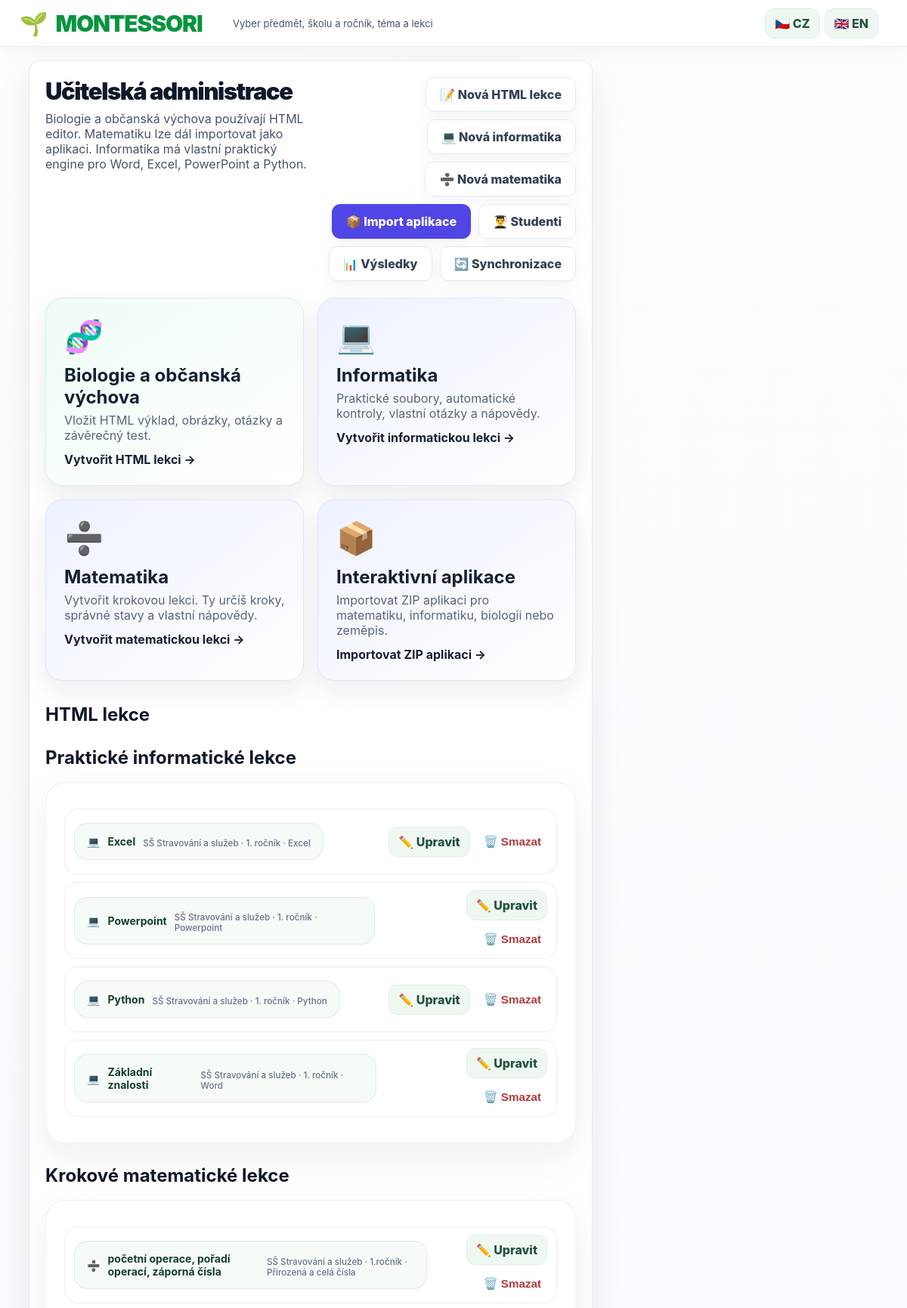
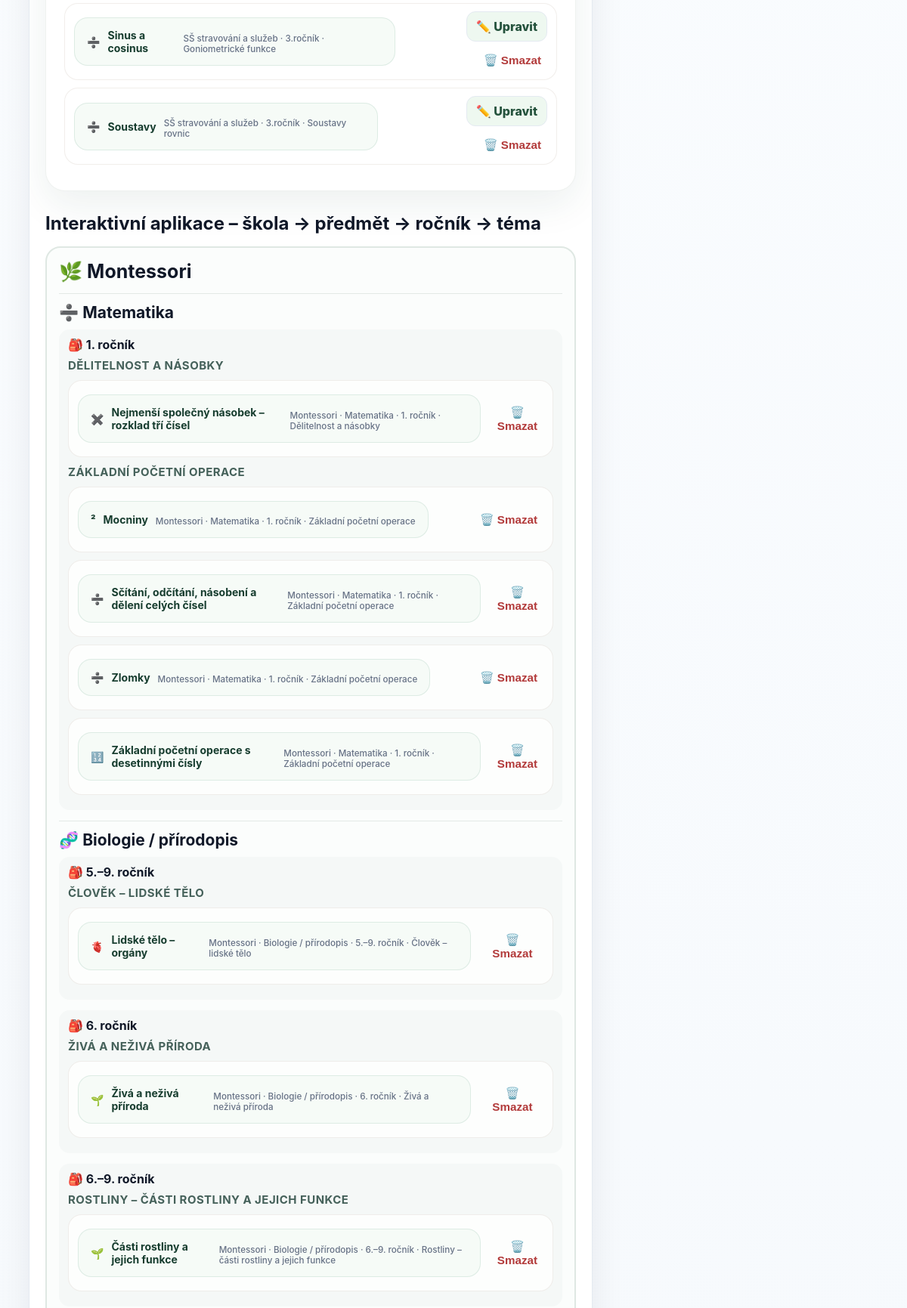
The app's page /teacher (signed in, upper part) with its own data (2 pictures, top to bottom).
### app.py (models this page shows)
class InformaticsLesson(db.Model):
    id = db.Column(db.Integer, primary_key=True)
    school = db.Column(db.String(160), default='')
    grade_name = db.Column(db.String(120), default='')
    topic = db.Column(db.String(180), default='')
    title = db.Column(db.String(220), nullable=False)
    intro = db.Column(db.Text, default='')
    html_original = db.Column(db.String(255), default='')
    html_stored = db.Column(db.String(255), default='')
    is_published = db.Column(db.Boolean, default=True)
    created_at = db.Column(db.DateTime, default=datetime.utcnow)

class MathLesson(db.Model):
    id = db.Column(db.Integer, primary_key=True)
    school = db.Column(db.String(160), default='')
    grade_name = db.Column(db.String(120), default='')
    topic = db.Column(db.String(180), default='')
    title = db.Column(db.String(220), nullable=False)
    html_original = db.Column(db.String(255), default='')
    html_stored = db.Column(db.String(255), default='')
    is_published = db.Column(db.Boolean, default=True)
    created_at = db.Column(db.DateTime, default=datetime.utcnow)

class InteractiveLesson(db.Model):
    id = db.Column(db.Integer, primary_key=True)
    slug = db.Column(db.String(120), unique=True, nullable=False)
    subject = db.Column(db.String(40), nullable=False)
    school = db.Column(db.String(160), nullable=False)
    grade_name = db.Column(db.String(120), nullable=False)
    topic = db.Column(db.String(160), nullable=False)
    title = db.Column(db.String(220), nullable=False)
    description = db.Column(db.Text, default='')
    icon = db.Column(db.String(20), default='📘')
    package_dir = db.Column(db.String(255), nullable=False)
    is_published = db.Column(db.Boolean, default=True)
    imported_at = db.Column(db.DateTime, default=datetime.utcnow)

### app.py (the view)
@app.route('/teacher')
def teacher_home():
    r=require_teacher();
    if r: return r
    subjects = Subject.query.order_by(Subject.name).all()
    students = User.query.filter_by(role='student').order_by(User.name).all()
    interactive_lessons = InteractiveLesson.query.order_by(
        InteractiveLesson.subject,
        InteractiveLesson.school,
        InteractiveLesson.grade_name,
        InteractiveLesson.topic,
        InteractiveLesson.title
    ).all()
    informatics_lessons = InformaticsLesson.query.order_by(
        InformaticsLesson.school,
        InformaticsLesson.grade_name,
        InformaticsLesson.topic,
        InformaticsLesson.title
    ).all()
    math_lessons = MathLesson.query.order_by(
        MathLesson.school, MathLesson.grade_name, MathLesson.topic, MathLesson.title
    ).all()
    interactive_school_tree = interactive_hierarchy(False)
    return render_template(
        'teacher.html',
        course=course_from_lesson(None),
        subjects=subjects,
        students=students,
        student_rows=student_overview_rows(),
        interactive_lessons=interactive_lessons,
        interactive_school_tree=interactive_school_tree,
        informatics_lessons=informatics_lessons,
        math_lessons=math_lessons
    )

### app.py (called while the page is built)
def current_lang():
    lang = session.get('lang', 'cs')
    return lang if lang in ('cs','en') else 'cs'

def tr(value):
    if value is None: return ''
    return I18N.get(current_lang(), {}).get(str(value), str(value))

def strip_accents(s):
    return ''.join(c for c in unicodedata.normalize('NFD', str(s).lower()) if unicodedata.category(c) != 'Mn').strip()

def current_user():
    uid = session.get('uid')
    return db.session.get(User, uid) if uid else None

def last_result_for_student(user_id):
    return Result.query.filter_by(user_id=user_id).order_by(Result.created_at.desc()).first()

def current_progress_for_student(user_id):
    return StudentProgress.query.filter_by(user_id=user_id).order_by(StudentProgress.updated_at.desc()).first()

def last_informatics_submission_for_student(user_id):
    return InformaticsSubmission.query.filter(
        InformaticsSubmission.user_id == user_id,
        InformaticsSubmission.status != 'kontrola'
    ).order_by(InformaticsSubmission.created_at.desc()).first()

def last_math_attempt_for_student(user_id):
    return MathAttempt.query.filter(
        MathAttempt.user_id == user_id,
        MathAttempt.status != 'rozpracováno'
    ).order_by(MathAttempt.updated_at.desc()).first()

def student_overview_rows():
    rows = []
    for stu in User.query.filter_by(role='student').order_by(User.name).all():
        pr = current_progress_for_student(stu.id)
        res = last_result_for_student(stu.id)
        inf = last_informatics_submission_for_student(stu.id)
        math = last_math_attempt_for_student(stu.id)
        inf_grade = informatics_grade_from_percent(inf.percent) if inf else None
        rows.append({
            'student': stu,
            'progress': pr,
            'result': res,
            'informatics': inf,
            'informatics_grade': inf_grade,
            'math': math,
        })
    return rows

def require_login():
    if not current_user(): return redirect(url_for('login'))

def require_teacher():
    r = require_login()
    if r: return r
    if current_user().role != 'teacher': return redirect(url_for('dashboard'))

def course_from_lesson(lesson):
    if lesson:
        sub = lesson.block.grade.subject
        return {'subject': sub.name, 'grade': lesson.block.grade.name, 'block': lesson.block.title, 'icon': sub.icon}
    return {'subject': 'Montessori', 'grade': '', 'block': '', 'icon': '🌱'}

### templates/teacher.html (shortened to what this page needs)
{% extends 'base.html' %}
{% block content %}
<div class="layout dashboard-layout">
  <main class="main-card">
    <div class="title-row">
      <div>
        <h1>Učitelská administrace</h1>
        <p>Biologie a občanská výchova používají HTML editor. Matematiku lze dál importovat jako aplikaci. Informatika má vlastní praktický engine pro Word, Excel, PowerPoint a Python.</p>
      </div>
      <div class="teacher-actions">
        <a class="switch" href="{{ url_for('new_lesson') }}">📝 Nová HTML lekce</a>
        <a class="switch" href="{{ url_for('new_informatics_lesson') }}">💻 Nová informatika</a>
        <a class="switch" href="{{ url_for('new_math_lesson') }}">➗ Nová matematika</a>
        <a class="switch import-action" href="{{ url_for('import_interactive_lesson') }}">📦 Import aplikace</a>
        <a class="switch" href="{{ url_for('teacher_students') }}">👨‍🎓 Studenti</a>
        <a class="switch" href="{{ url_for('teacher_database') }}">📊 Výsledky</a>
<a class="switch" href="{{ url_for('teacher_sync') }}">🔄 Synchronizace</a>
      </div>
    </div>
    <section class="admin-choice-grid">
      <a class="admin-choice html-choice" href="{{ url_for('new_lesson') }}">
        <span>🧬</span>
        <div><h2>Biologie a občanská výchova</h2><p>Vložit HTML výklad, obrázky, otázky a závěrečný test.</p></div>
        <b>Vytvořit HTML lekci →</b>
      </a>
      <a class="admin-choice app-choice" href="{{ url_for('new_informatics_lesson') }}">
        <span>💻</span>
        <div><h2>Informatika</h2><p>Praktické soubory, automatické kontroly, vlastní otázky a nápovědy.</p></div>
        <b>Vytvořit informatickou lekci →</b>
      </a>
      <a class="admin-choice app-choice" href="{{ url_for('new_math_lesson') }}">
        <span>➗</span>
        <div><h2>Matematika</h2><p>Vytvořit krokovou lekci. Ty určíš kroky, správné stavy a vlastní nápovědy.</p></div>
        <b>Vytvořit matematickou lekci →</b>
      </a>
      <a class="admin-choice app-choice" href="{{ url_for('import_interactive_lesson') }}">
        <span>📦</span>
        <div><h2>Interaktivní aplikace</h2><p>Importovat ZIP aplikaci pro matematiku, informatiku, biologii nebo zeměpis.</p></div>
        <b>Importovat ZIP aplikaci →</b>
      </a>
    </section>
    <h2 class="section-heading">HTML lekce</h2>
    <h2 class="section-heading">Praktické informatické lekce</h2>
    <section class="course-card">
      {% if informatics_lessons %}
        {% for l in informatics_lessons %}
        <div class="teacher-lesson-row">
          <a class="lesson-row big" href="{{url_for('informatics_lesson',lesson_id=l.id)}}">
            💻 <b>{{l.title}}</b><small>{{l.school}} · {{l.grade_name}} · {{l.topic}}</small>
          </a>
          <div class="row-actions">
            <a class="toplink" href="{{url_for('edit_informatics_lesson',lesson_id=l.id)}}">✏️ Upravit</a>
            <form method="post" action="{{url_for('delete_informatics_lesson',lesson_id=l.id)}}" onsubmit="return confirm('Smazat informatickou lekci {{l.title}}?');">
              <button class="link-button danger" type="submit">🗑️ Smazat</button>
            </form>
          </div>
        </div>
        {% endfor %}
      {% else %}
        <div class="empty-admin-state"><span>💻</span><h3>Zatím není vytvořená praktická informatická lekce</h3>
        <a class="switch" href="{{url_for('new_informatics_lesson')}}">Vytvořit první lekci</a></div>
      {% endif %}
    </section>
    <h2 class="section-heading">Krokové matematické lekce</h2>
    <section class="course-card">
      {% if math_lessons %}
        {% for l in math_lessons %}
        <div class="teacher-lesson-row">
          <a class="lesson-row big" href="{{url_for('math_lesson',lesson_id=l.id)}}">
            ➗ <b>{{l.title}}</b><small>{{l.school}} · {{l.grade_name}} · {{l.topic}}</small>
          </a>
          <div class="row-actions">
            <a class="toplink" href="{{url_for('edit_math_lesson',lesson_id=l.id)}}">✏️ Upravit</a>
            <form method="post" action="{{url_for('delete_math_lesson',lesson_id=l.id)}}" onsubmit="return confirm('Smazat matematickou lekci {{l.title}}?');">
              <button class="link-button danger" type="submit">🗑️ Smazat</button>
            </form>
          </div>
        </div>
        {% endfor %}
      {% else %}
        <div class="empty-admin-state"><span>➗</span><h3>Zatím není vytvořená kroková matematická lekce</h3>
        <a class="switch" href="{{url_for('new_math_lesson')}}">Vytvořit první lekci</a></div>
      {% endif %}
    </section>
    <h2 class="section-heading">Interaktivní aplikace – škola → předmět → ročník → téma</h2>
    {% set any_interactive = namespace(value=false) %}
    {% for school_key, school in interactive_school_tree.items() %}
      {% if school.subjects %}
        {% set any_interactive.value = true %}
        <section class="school-admin">
          <h2>{{ school.icon }} {{ school.name }}</h2>
          {% for subject_key, subject in school.subjects.items() %}
            <div class="subject-admin">
              <h3>{{ subject.icon }} {{ subject.name }}</h3>
              {% for grade_name, grade in subject.grades.items() %}
                <div class="grade-admin">
                  <h4>🎒 {{ grade_name }}</h4>
                  {% for topic, lessons_in_topic in grade.topics.items() %}
                    <div class="topic-admin">
                      <h5>{{ topic }}</h5>
                      {% for l in lessons_in_topic %}
                        <div class="teacher-lesson-row">
                          <a class="lesson-row big" href="{{ url_for('interactive_lesson', slug=l.slug) }}">
                            {{ l.icon }} <b>{{ l.title }}</b>
                            <small>{{ school.name }} · {{ subject.name }} · {{ l.grade_name }} · {{ l.topic }}</small>
                          </a>
                          <div class="row-actions">
                            <form method="post" action="{{ url_for('delete_interactive_lesson', lesson_id=l.id) }}" onsubmit="return confirm('Smazat interaktivní lekci {{ l.title }} včetně jejích výsledků?');">
                              <button class="link-button danger" type="submit">🗑️ Smazat</button>
                            </form>
                          </div>
                        </div>
                      {% endfor %}
                    </div>
                  {% endfor %}
                </div>
              {% endfor %}
            </div>
          {% endfor %}
        </section>
      {% endif %}
    {% endfor %}
  </main>
</div>
{% endblock %}

### static/css/style.css (style rules this page uses)
:root { --green:#08943f;--green2:#16a34a;--green3:#eaf8ef;--blue:#0b72ef; --navy:#071a2d;--navy2:#0a2a45;--text:#101828;--muted:#667085; --line:#e4eaf1;--line2:#edf1f6;--bg:#f5f8fb;--card:#fff; --shadow:0 18px 46px rgba(15,23,42,.075);--soft:0 8px 22px rgba(15,23,42,.045); }
* { box-sizing:border-box }
html { scroll-behavior:smooth }
body { margin:0;font-family:Inter,Segoe UI,Arial,sans-serif;color:var(--text);background:#f5f8fb;background-image:radial-gradient(700px 240px at 50% -80px,rgba(34,197,94,.11),transparent 70%),linear-gradient(180deg,#fbfdff,#f3f7fb) }
.layout { max-width:1510px;margin:0 auto;padding:18px 18px 16px;display:grid;grid-template-columns:285px minmax(720px,1fr) 286px;gap:18px;align-items:start }
.lesson-row { display:flex;align-items:center;gap:10px;color:#fff;text-decoration:none;border-radius:11px;padding:13px 11px;margin:8px 0;font-size:14px;font-weight:850;transition:.15s }
.main-card { background:#fff;border:1px solid var(--line);border-radius:14px;box-shadow:var(--shadow);padding:21px;overflow:hidden }
.title-row { display:flex;justify-content:space-between;align-items:flex-start;gap:14px }
.title-row h1 { margin:0 0 8px;font-size:31px;font-weight:950;letter-spacing:-.045em }
.title-row p { margin:0;color:#475467 }
.switch { border:1px solid var(--line);border-radius:11px;background:#fff;color:#344054;text-decoration:none;padding:12px 18px;font-weight:800;box-shadow:var(--soft) }
@media (max-width:1350px) { .layout { grid-template-columns:245px minmax(640px,1fr);max-width:1160px } }
.toplink { border:1px solid var(--line);border-radius:10px;padding:8px 10px;text-decoration:none;color:#344054;font-weight:850;background:#fff }
.dashboard-layout { grid-template-columns:1fr 360px }
.course-card { background:#fff;border-radius:26px;padding:24px;margin:18px 0;box-shadow:0 18px 50px rgba(31,77,61,.08);border:1px solid rgba(50,90,70,.08) }
.lesson-row.big { display:inline-flex;background:#f6fbf7;border-radius:18px;padding:14px 16px;text-decoration:none;color:#173d2f;border:1px solid rgba(46,125,88,.12) }
.toplink { background:#eef8f0;border-radius:12px;padding:9px 12px;text-decoration:none;color:#24523c;font-weight:800 }
.main-card .course-card .lesson-row { margin-right:8px }
.teacher-actions { display:flex;gap:10px;flex-wrap:wrap;justify-content:flex-end }
.teacher-lesson-row { display:flex; align-items:center; justify-content:space-between; gap:14px; margin:10px 0; padding:10px 12px; border-radius:18px; background:rgba(255,255,255,.78); border:1px solid rgba(121, 94, 63, .10); }
.row-actions { display:flex; align-items:center; gap:10px; flex-wrap:wrap; justify-content:flex-end; }
.row-actions form { display:inline; margin:0; }
.link-button { border:0; background:transparent; color:#5c7f49; font-weight:800; cursor:pointer; font-size:.95rem; padding:6px 8px; border-radius:10px; }
.link-button.danger { color:#b23a3a; }
.admin-choice-grid { display:grid; grid-template-columns:repeat(2,minmax(0,1fr)); gap:18px; margin:22px 0 30px; }
.admin-choice { display:flex; flex-direction:column; gap:12px; padding:24px; border-radius:22px; text-decoration:none; color:#162033; border:1px solid #dfe7ef; box-shadow:0 14px 34px rgba(15,23,42,.08); transition:.18s ease; }
.admin-choice > span { font-size:42px; }
.admin-choice h2 { margin:0 0 6px; }
.admin-choice p { margin:0; color:#586579; }
.html-choice { background:linear-gradient(145deg,#effcf4,#ffffff); }
.app-choice { background:linear-gradient(145deg,#eef2ff,#ffffff); }
.import-action { background:#4f46e5!important; color:white!important; border-color:#4f46e5!important; }
.section-heading { margin:28px 0 12px; }
.lesson-row small { display:block; margin-top:5px; color:#677286; font-weight:500; }

### templates/teacher.html (style rules this page uses)
.school-admin { border:2px solid #dfe8e3;border-radius:20px;padding:16px;margin:16px 0;background:#fbfdfc }
.school-admin>h2 { margin:0 0 14px;font-size:25px }
.subject-admin { border-top:1px solid #e3e9e6;padding-top:12px;margin-top:12px }
.subject-admin>h3 { margin:0 0 8px;font-size:21px }
.grade-admin { margin:10px 0 14px;padding:10px 12px;border-radius:14px;background:#f5f8f7 }
.grade-admin>h4 { margin:0 0 7px }
.topic-admin { margin:8px 0 }
.topic-admin>h5 { margin:0 0 6px;color:#45615a;font-size:15px;text-transform:uppercase;letter-spacing:.03em }

### records on screen
InformaticsLesson: title "Excel", school "SŠ Stravování a služeb", grade_name "1. ročník", topic "Excel"
InformaticsLesson: title "Powerpoint", school "SŠ Stravování a služeb", grade_name "1. ročník", topic "Powerpoint"
InformaticsLesson: title "Python", school "SŠ Stravování a služeb", grade_name "1. ročník", topic "Python"
InformaticsLesson: title "Základní znalosti", school "SŠ Stravování a služeb", grade_name "1. ročník", topic "Word"
MathLesson: title "početní operace, pořadí operací, záporná čísla", school "SŠ Stravování a služeb", grade_name "1.ročník", topic "Přirozená a celá čísla"
MathLesson: title "Sinus a cosinus", school "SŠ stravování a služeb", grade_name "3.ročník", topic "Goniometrické funkce"
MathLesson: title "Soustavy", school "SŠ stravování a služeb", grade_name "3.ročník", topic "Soustavy rovnic"
InteractiveLesson: grade_name "1. ročník", topic "DĚLITELNOST A NÁSOBKY", icon "✖️", title "Nejmenší společný násobek – rozklad tří čísel", name "Montessori", name "Matematika", topic "Dělitelnost a násobky"
InteractiveLesson: topic "ZÁKLADNÍ POČETNÍ OPERACE", icon "²", title "Mocniny", name "Montessori", name "Matematika", grade_name "1. ročník", topic "Základní početní operace"
InteractiveLesson: icon "➗", title "Sčítání, odčítání, násobení a dělení celých čísel", name "Montessori", name "Matematika", grade_name "1. ročník", topic "Základní početní operace"
InteractiveLesson: icon "➗", title "Zlomky", name "Montessori", name "Matematika", grade_name "1. ročník", topic "Základní početní operace"
InteractiveLesson: icon "🔢", title "Základní početní operace s desetinnými čísly", name "Montessori", name "Matematika", grade_name "1. ročník", topic "Základní početní operace"
InteractiveLesson: grade_name "5.–9. ročník", topic "ČLOVĚK – LIDSKÉ TĚLO", icon "🫀", title "Lidské tělo – orgány", name "Montessori", name "Biologie / přírodopis", topic "Člověk – lidské tělo"
InteractiveLesson: grade_name "6. ročník", topic "ŽIVÁ A NEŽIVÁ PŘÍRODA", icon "🌱", title "Živá a neživá příroda", name "Montessori", name "Biologie / přírodopis", topic "Živá a neživá příroda"
InteractiveLesson: grade_name "6.–9. ročník", topic "ROSTLINY – ČÁSTI ROSTLINY A JEJICH FUNKCE", icon "🌱", title "Části rostliny a jejich funkce", name "Montessori", name "Biologie / přírodopis", topic "Rostliny – části rostliny a jejich funkce"

### other values on screen
{{ course.icon }} "🌱"
{{ course.subject|upper }} "MONTESSORI"
{{ t('Vyber předmět, školu a ročník, téma a lekci') }} "Vyber předmět, školu a ročník, téma a lekci"
{{ school.icon }} "🌿"
{{ school.name }} "Montessori"
{{ subject.icon }} "➗" "🧬"
{{ subject.name }} "Matematika" "Biologie / přírodopis"
